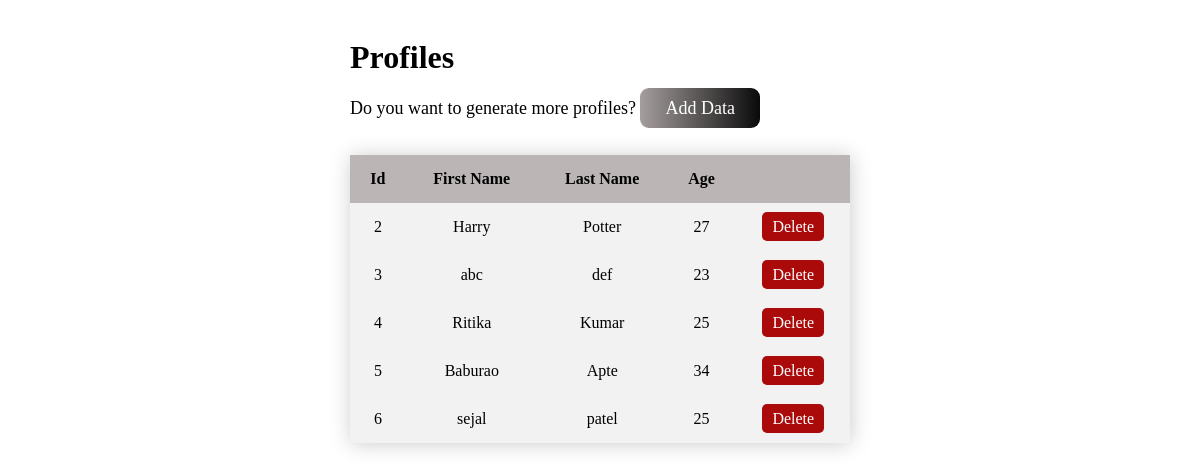
Before: / with the older database file.
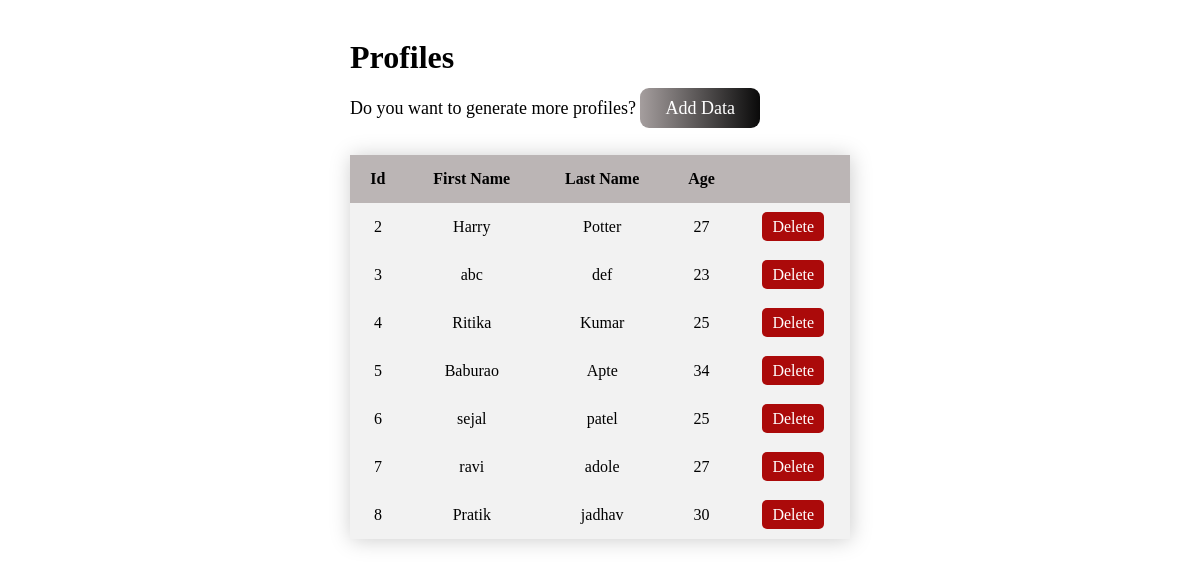
After: the same page with the newer database file.
### app.py (models this page shows, shortened)
class Profile(db.Model):
	id = db.Column(db.Integer, primary_key=True)
	first_name = db.Column(db.String(20), unique=False, nullable=False)
	last_name = db.Column(db.String(20), unique=False, nullable=False)
	age = db.Column(db.Integer, nullable=False)

### app.py (the view)
@app.route('/')
def index():
        profiles = Profile.query.all()
        return render_template('index.html',profiles=profiles)

### templates/index.html (shortened to what this page needs)
<!DOCTYPE html>
<html>
<head>
	<link href="static/style.css" rel="stylesheet">
</head>
<body>
	<div class="content">
	<h1>Profiles</h1>
	<p class="add-profile">Do you want to generate more profiles?  <a href="/add_data" class="add-btn">Add Data</a></p>
	<br>
	<table class="content-table">
		<thead class="tbl-header">
			<tr>
			<th>Id</th>
			<th>First Name</th>
			<th>Last Name</th>
			<th>Age</th>
			<th></th>
			</tr>
		</thead>
		{% for data in profiles %}
		<tbody>
			<tr>
			<td>{{data.id}}</td>
			<td>{{data.first_name}}</td>
			<td>{{data.last_name}}</td>
			<td>{{data.age}}</td>
			<td class="delete-btn"><a href="/delete/{{data.id}}" type="button">Delete</a></td>
			</tr>
		</tbody>
		{% endfor%}
	</table>
	</div>
</body>
</html>

Changed rows visible on the page:
added Profile: id "7", first_name "ravi", last_name "adole", age "27"
added Profile: id "8", first_name "Pratik", last_name "jadhav", age "30"
